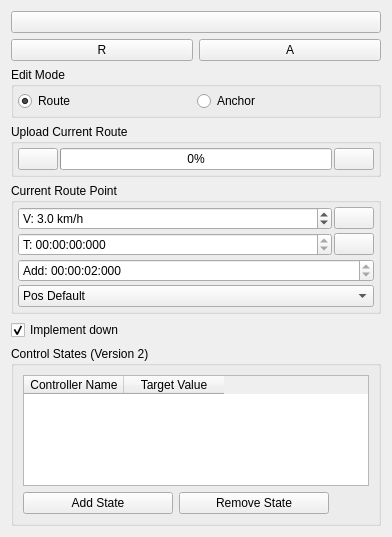
                  <widget class="QWidget" name="scrollAreaWidgetContents_3">
                   <property name="geometry">
                    <rect>
                     <x>0</x>
                     <y>0</y>
                     <width>392</width>
                     <height>537</height>
                    </rect>
                   </property>
                   <layout class="QVBoxLayout" name="verticalLayout_23">
                    <item>
                     <widget class="QPushButton" name="mapEditHelpButton">
                      <property name="toolTip">
                       <string>Show keyboard shortcuts</string>
                      </property>
                      <property name="text">
                       <string/>
                      </property>
                      <property name="icon">
                       <iconset resource="resources.qrc">
                        <normaloff>:/models/Icons/Help-96.png</normaloff>:/models/Icons/Help-96.png</iconset>
                      </property>
                     </widget>
                    </item>
                    <item>
                     <layout class="QHBoxLayout" name="horizontalLayout_5">
                      <item>
                       <widget class="QPushButton" name="mapRemoveRouteButton">
                        <property name="toolTip">
                         <string>Delete current route</string>
                        </property>
                        <property name="text">
                         <string>R</string>
                        </property>
                        <property name="icon">
                         <iconset resource="resources.qrc">
                          <normaloff>:/models/Icons/Delete2-96.png</normaloff>:/models/Icons/Delete2-96.png</iconset>
                        </property>
                       </widget>
                      </item>
                      <item>
                       <widget class="QPushButton" name="removeAnchorsButton">
                        <property name="toolTip">
                         <string>Delete anchors</string>
                        </property>
                        <property name="text">
                         <string>A</string>
                        </property>
                        <property name="icon">
                         <iconset resource="resources.qrc">
                          <normaloff>:/models/Icons/Delete2-96.png</normaloff>:/models/Icons/Delete2-96.png</iconset>
                        </property>
                       </widget>
                      </item>
                     </layout>
                    </item>
                    <item>
                     <widget class="QGroupBox" name="groupBox_8">
                      <property name="title">
                       <string>Edit Mode</string>
                      </property>
                      <layout class="QHBoxLayout" name="horizontalLayout_15">
                       <property name="spacing">
                        <number>2</number>
                       </property>
                       <property name="leftMargin">
                        <number>4</number>
                       </property>
                       <property name="topMargin">
                        <number>4</number>
                       </property>
                       <property name="rightMargin">
                        <number>4</number>
                       </property>
                       <property name="bottomMargin">
                        <number>4</number>
                       </property>
                       <item>
                        <widget class="QRadioButton" name="modeRouteButton">
                         <property name="text">
                          <string>Route</string>
                         </property>
                         <property name="checked">
                          <bool>true</bool>
                         </property>
                        </widget>
                       </item>
                       <item>
                        <widget class="QRadioButton" name="modeAnchorButton">
                         <property name="text">
                          <string>Anchor</string>
                         </property>
                        </widget>
                       </item>
                      </layout>
                     </widget>
                    </item>
                    <item>
                     <widget class="QGroupBox" name="groupBox_6">
                      <property name="title">
                       <string>Upload Current Route</string>
                      </property>
                      <layout class="QHBoxLayout" name="horizontalLayout_9">
                       <property name="spacing">
                        <number>2</number>
                       </property>
                       <property name="leftMargin">
                        <number>4</number>
                       </property>
                       <property name="topMargin">
                        <number>4</number>
                       </property>
                       <property name="rightMargin">
                        <number>4</number>
                       </property>
                       <property name="bottomMargin">
                        <number>4</number>
                       </property>
                       <item>
                        <widget class="QPushButton" name="mapGetRouteButton">
                         <property name="toolTip">
                          <string>Read route from car</string>
                         </property>
                         <property name="text">
                          <string/>
                         </property>
                         <property name="icon">
                          <iconset resource="resources.qrc">
                           <normaloff>:/models/Icons/Upload-96.png</normaloff>:/models/Icons/Upload-96.png</iconset>
                         </property>
                        </widget>
                       </item>
                       <item>
                        <widget class="QProgressBar" name="mapUploadRouteProgressBar">
                         <property name="value">
                          <number>0</number>
                         </property>
                        </widget>
                       </item>
                       <item>
                        <widget class="QPushButton" name="mapUploadRouteButton">
                         <property name="sizePolicy">
                          <sizepolicy hsizetype="Fixed" vsizetype="Fixed">
                           <horstretch>0</horstretch>
                           <verstretch>0</verstretch>
                          </sizepolicy>
                         </property>
                         <property name="toolTip">
                          <string>Write route to car</string>
                         </property>
                         <property name="text">
                          <string/>
                         </property>
                         <property name="icon">
                          <iconset resource="resources.qrc">
                           <normaloff>:/models/Icons/Download-96.png</normaloff>:/models/Icons/Download-96.png</iconset>
                         </property>
                        </widget>
                       </item>
                      </layout>
                     </widget>
                    </item>
                    <item>
                     <widget class="QGroupBox" name="groupBox_9">
                      <property name="title">
                       <string>Current Route Point</string>
                      </property>
                      <layout class="QGridLayout" name="gridLayout_6">
                       <property name="leftMargin">
                        <number>4</number>
                       </property>
                       <property name="topMargin">
                        <number>4</number>
                       </property>
                       <property name="rightMargin">
                        <number>4</number>
                       </property>
                       <property name="bottomMargin">
                        <number>4</number>
                       </property>
                       <property name="horizontalSpacing">
                        <number>2</number>
                       </property>
                       <property name="verticalSpacing">
                        <number>3</number>
                       </property>
                       <item row="1" column="0">
                        <widget class="QTimeEdit" name="mapRouteTimeEdit">
                         <property name="displayFormat">
                          <string>T: HH:mm:ss:zzz</string>
                         </property>
                        </widget>
                       </item>
                       <item row="0" column="1">
                        <widget class="QPushButton" name="mapUpdateSpeedButton">
                         <property name="sizePolicy">
                          <sizepolicy hsizetype="Fixed" vsizetype="Fixed">
                           <horstretch>0</horstretch>
                           <verstretch>0</verstretch>
                          </sizepolicy>
                         </property>
                         <property name="toolTip">
                          <string>Set selected speed on all points</string>
                         </property>
                         <property name="text">
                          <string/>
                         </property>
                         <property name="icon">
                          <iconset resource="resources.qrc">
                           <normaloff>:/models/Icons/Available Updates-96.png</normaloff>:/models/Icons/Available Updates-96.png</iconset>
                         </property>
                        </widget>
                       </item>
                       <item row="1" column="1">
                        <widget class="QPushButton" name="mapUpdateTimeButton">
                         <property name="toolTip">
                          <string>Set start time to a specified time from now</string>
                         </property>
                         <property name="text">
                          <string/>
                         </property>
                         <property name="icon">
                          <iconset resource="resources.qrc">
                           <normaloff>:/models/Icons/Clock-96.png</normaloff>:/models/Icons/Clock-96.png</iconset>
                         </property>
                        </widget>
                       </item>
                       <item row="2" column="0" colspan="2">
                        <widget class="QTimeEdit" name="mapRouteAddTimeEdit">
                         <property name="toolTip">
                          <string>Time to add to each new route point from previous point</string>
                         </property>
                         <property name="displayFormat">
                          <string>'Add': HH:mm:ss:zzz</string>
                         </property>
                         <property name="time">
                          <time>
                           <hour>0</hour>
                           <minute>0</minute>
                           <second>2</second>
                          </time>
                         </property>
                        </widget>
                       </item>
                       <item row="0" column="0">
                        <widget class="QDoubleSpinBox" name="mapRouteSpeedBox">
                         <property name="prefix">
                          <string>V: </string>
                         </property>
                         <property name="suffix">
                          <string> km/h</string>
                         </property>
                         <property name="decimals">
                          <number>1</number>
                         </property>
                         <property name="maximum">
                          <double>120.000000000000000</double>
                         </property>
                         <property name="value">
                          <double>3.000000000000000</double>
                         </property>
                        </widget>
                       </item>
                       <item row="3" column="0" colspan="2">
                        <widget class="QComboBox" name="mapRoutePosAttrBox">
                         <item>
                          <property name="text">
                           <string>Pos Default</string>
                          </property>
                         </item>
                         <item>
                          <property name="text">
                           <string>Pos RTK</string>
                          </property>
                         </item>
                         <item>
                          <property name="text">
                           <string>Pos UWB</string>
                          </property>
                         </item>
                         <item>
                          <property name="text">
                           <string>Pos Combined</string>
                          </property>
                         </item>
                        </widget>
                       </item>
                      </layout>
                     </widget>
                    </item>
                    <item>
                     <widget class="QCheckBox" name="implementdownBox">
                      <property name="toolTip">
                       <string>Implement on the tractor down</string>
                      </property>
                      <property name="text">
                       <string>Implement down</string>
                      </property>
                      <property name="checked">
                       <bool>true</bool>
                      </property>
                     </widget>
                    </item>
                    <item>
                     <widget class="QGroupBox" name="controlStatesGroupBox">
                      <property name="sizePolicy">
                       <sizepolicy hsizetype="Preferred" vsizetype="Preferred">
                        <horstretch>0</horstretch>
                        <verstretch>1</verstretch>
                       </sizepolicy>
                      </property>
                      <property name="title">
                       <string>Control States (Version 2)</string>
                      </property>
                      <layout class="QVBoxLayout" name="verticalLayout_controlStates">
                       <item>
                        <widget class="QTableWidget" name="controlStatesTable">
                         <property name="sizePolicy">
                          <sizepolicy hsizetype="Expanding" vsizetype="Expanding">
                           <horstretch>0</horstretch>
                           <verstretch>1</verstretch>
                          </sizepolicy>
                         </property>
                         <property name="toolTip">
                          <string>Define control states for the current route point</string>
                         </property>
                         <property name="rowCount">
                          <number>0</number>
                         </property>
                         <property name="columnCount">
                          <number>2</number>
                         </property>
                         <attribute name="horizontalHeaderDefaultSectionSize">
                          <number>100</number>
                         </attribute>
                         <column>
                          <property name="text">
                           <string>Controller Name</string>
                          </property>
                         </column>
                         <column>
                          <property name="text">
                           <string>Target Value</string>
                          </property>
                         </column>
                        </widget>
                       </item>
                       <item>
                        <layout class="QHBoxLayout" name="horizontalLayout_controlStatesButtons">
                         <item>
                          <widget class="QPushButton" name="addControlStateButton">
                           <property name="toolTip">
                            <string>Add a new control state</string>
                           </property>
                           <property name="text">
                            <string>Add State</string>
                           </property>
                          </widget>
                         </item>
                         <item>
                          <widget class="QPushButton" name="removeControlStateButton">
                           <property name="toolTip">
                            <string>Remove selected control state</string>
                           </property>
                           <property name="text">
                            <string>Remove State</string>
                           </property>
                          </widget>
                         </item>
                         <item>
                          <spacer name="horizontalSpacer_controlStates">
                           <property name="orientation">
                            <enum>Qt::Vertical</enum>
                           </property>
                           <property name="sizeHint" stdset="0">
                            <size>
                             <width>40</width>
                             <height>20</height>
                            </size>
                           </property>
                          </spacer>
                         </item>
                        </layout>
                       </item>
                      </layout>
                     </widget>
                    </item>
                   </layout>
                  </widget>
